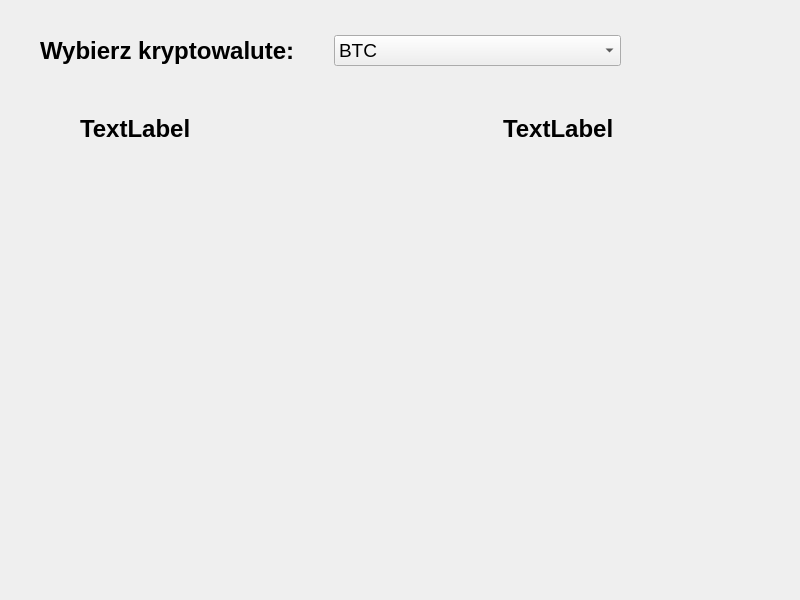
<?xml version="1.0" encoding="UTF-8"?>
<ui version="4.0">
 <class>MainWindow</class>
 <widget class="QMainWindow" name="MainWindow">
  <property name="geometry">
   <rect>
    <x>0</x>
    <y>0</y>
    <width>800</width>
    <height>600</height>
   </rect>
  </property>
  <property name="windowTitle">
   <string>MainWindow</string>
  </property>
  <widget class="QWidget" name="centralwidget">
   <widget class="QWidget" name="layoutWidget">
    <property name="geometry">
     <rect>
      <x>40</x>
      <y>30</y>
      <width>581</width>
      <height>41</height>
     </rect>
    </property>
    <layout class="QHBoxLayout" name="horizontalLayout">
     <item>
      <widget class="QLabel" name="label">
       <property name="font">
        <font>
         <pointsize>18</pointsize>
         <weight>75</weight>
         <bold>true</bold>
        </font>
       </property>
       <property name="text">
        <string>Wybierz kryptowalute:</string>
       </property>
      </widget>
     </item>
     <item>
      <widget class="QComboBox" name="comboBox">
       <property name="font">
        <font>
         <pointsize>14</pointsize>
        </font>
       </property>
       <item>
        <property name="text">
         <string>BTC</string>
        </property>
       </item>
       <item>
        <property name="text">
         <string>ETH</string>
        </property>
       </item>
       <item>
        <property name="text">
         <string>USDT</string>
        </property>
       </item>
       <item>
        <property name="text">
         <string>BCC</string>
        </property>
       </item>
       <item>
        <property name="text">
         <string>DogeCoin</string>
        </property>
       </item>
       <item>
        <property name="text">
         <string>LUNA</string>
        </property>
       </item>
      </widget>
     </item>
    </layout>
   </widget>
   <widget class="QWidget" name="layoutWidget">
    <property name="geometry">
     <rect>
      <x>80</x>
      <y>110</y>
      <width>573</width>
      <height>38</height>
     </rect>
    </property>
    <layout class="QHBoxLayout" name="horizontalLayout_2">
     <item>
      <widget class="QLabel" name="label_crypto">
       <property name="minimumSize">
        <size>
         <width>230</width>
         <height>0</height>
        </size>
       </property>
       <property name="font">
        <font>
         <pointsize>18</pointsize>
         <weight>75</weight>
         <bold>true</bold>
        </font>
       </property>
       <property name="text">
        <string>TextLabel</string>
       </property>
      </widget>
     </item>
     <item>
      <spacer name="horizontalSpacer_2">
       <property name="orientation">
        <enum>Qt::Horizontal</enum>
       </property>
       <property name="sizeType">
        <enum>QSizePolicy::Fixed</enum>
       </property>
       <property name="sizeHint" stdset="0">
        <size>
         <width>170</width>
         <height>20</height>
        </size>
       </property>
      </spacer>
     </item>
     <item>
      <spacer name="horizontalSpacer">
       <property name="orientation">
        <enum>Qt::Horizontal</enum>
       </property>
       <property name="sizeHint" stdset="0">
        <size>
         <width>40</width>
         <height>20</height>
        </size>
       </property>
      </spacer>
     </item>
     <item>
      <widget class="QLabel" name="label_price">
       <property name="minimumSize">
        <size>
         <width>150</width>
         <height>0</height>
        </size>
       </property>
       <property name="font">
        <font>
         <pointsize>18</pointsize>
         <weight>75</weight>
         <bold>true</bold>
        </font>
       </property>
       <property name="text">
        <string>TextLabel</string>
       </property>
      </widget>
     </item>
    </layout>
   </widget>
   <widget class="MplWidget" name="MplWidget" native="true">
    <property name="geometry">
     <rect>
      <x>50</x>
      <y>180</y>
      <width>701</width>
      <height>391</height>
     </rect>
    </property>
   </widget>
  </widget>
 </widget>
 <customwidgets>
  <customwidget>
   <class>MplWidget</class>
   <extends>QWidget</extends>
   <header>mplwidget.h</header>
   <container>1</container>
  </customwidget>
 </customwidgets>
 <resources/>
 <connections/>
</ui>
